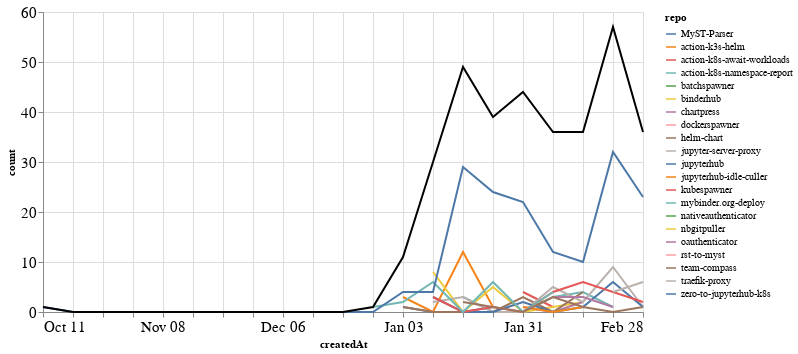

This figure's notebook cell:
### Markdown cell above
### Comments

### Code cell
comments_time = comments.groupby('repo').resample('W', on='createdAt').count()['author'].reset_index()
comments_time = comments_time.rename(columns={'author': 'count'})
comments_time_total = comments_time.groupby('createdAt').agg({"count": "sum"}).reset_index()
ch1 = alt.Chart(comments_time, width=600).mark_line().encode(
    x='createdAt',
    y='count',
    color='repo',
    tooltip="repo"
)

ch2 = alt.Chart(comments_time_total, width=600).mark_line(color="black").encode(
    x='createdAt',
    y='count',
)

ch1 + ch2

### Figure 1 — Vega-Lite specification as saved in the notebook (floating-point values rounded to 4 significant figures)
{"config": {"axisLeft": {"labelFontSize": 15}, "axisBottom": {"labelFontSize": 15}}, "layer": [{"data": {"name": "data-7e453a8d8a0eaee060173fd5c77a2d10"}, "mark": "line", "encoding": {"color": {"type": "nominal", "field": "repo"}, "tooltip": {"type": "nominal", "field": "repo"}, "x": {"type": "temporal", "field": "createdAt"}, "y": {"type": "quantitative", "field": "count"}}, "width": 600}, {"data": {"name": "data-258c2e50c1857bb8d2ef1cb34d4a9ce0"}, "mark": {"type": "line", "color": "black"}, "encoding": {"x": {"type": "temporal", "field": "createdAt"}, "y": {"type": "quantitative", "field": "count"}}, "width": 600}], "$schema": "https://vega.github.io/schema/vega-lite/v4.8.1.json", "datasets": {"data-7e453a8d8a0eaee060173fd5c77a2d10": [{"repo": "MyST-Parser", "createdAt": "2021-01-03T00:00:00", "count": 1}, {"repo": "MyST-Parser", "createdAt": "2021-01-10T00:00:00", "count": 0}, {"repo": "MyST-Parser", "createdAt": "2021-01-17T00:00:00", "count": 0}, {"repo": "MyST-Parser", "createdAt": "2021-01-24T00:00:00", "count": 1}, {"repo": "action-k3s-helm", "createdAt": "2021-01-03T00:00:00", "count": 3}, {"repo": "action-k3s-helm", "createdAt": "2021-01-10T00:00:00", "count": 0}, {"repo": "action-k3s-helm", "createdAt": "2021-01-17T00:00:00", "count": 12}, {"repo": "action-k3s-helm", "createdAt": "2021-01-24T00:00:00", "count": 1}, {"repo": "action-k8s-await-workloads", "createdAt": "2021-01-31T00:00:00", "count": 4}, {"repo": "action-k8s-await-workloads", "createdAt": "2021-02-07T00:00:00", "count": 1}, {"repo": "action-k8s-namespace-report", "createdAt": "2021-01-17T00:00:00", "count": 3}, {"repo": "action-k8s-namespace-report", "createdAt": "2021-01-24T00:00:00", "count": 0}, {"repo": "action-k8s-namespace-report", "createdAt": "2021-01-31T00:00:00", "count": 0}, {"repo": "action-k8s-namespace-report", "createdAt": "2021-02-07T00:00:00", "count": 3}, {"repo": "action-k8s-namespace-report", "createdAt": "2021-02-14T00:00:00", "count": 4}, {"repo": "action-k8s-namespace-report", "createdAt": "2021-02-21T00:00:00", "count": 1}, {"repo": "batchspawner", "createdAt": "2021-01-31T00:00:00", "count": 8}, {"repo": "binderhub", "createdAt": "2021-01-10T00:00:00", "count": 8}, {"repo": "binderhub", "createdAt": "2021-01-17T00:00:00", "count": 0}, {"repo": "binderhub", "createdAt": "2021-01-24T00:00:00", "count": 5}, {"repo": "binderhub", "createdAt": "2021-01-31T00:00:00", "count": 0}, {"repo": "binderhub", "createdAt": "2021-02-07T00:00:00", "count": 1}, {"repo": "binderhub", "createdAt": "2021-02-14T00:00:00", "count": 2}, {"repo": "chartpress", "createdAt": "2021-01-31T00:00:00", "count": 1}, {"repo": "chartpress", "createdAt": "2021-02-07T00:00:00", "count": 0}, {"repo": "chartpress", "createdAt": "2021-02-14T00:00:00", "count": 2}, {"repo": "dockerspawner", "createdAt": "2021-02-28T00:00:00", "count": 2}, {"repo": "helm-chart", "createdAt": "2021-01-03T00:00:00", "count": 1}, {"repo": "helm-chart", "createdAt": "2021-01-10T00:00:00", "count": 0}, {"repo": "helm-chart", "createdAt": "2021-01-17T00:00:00", "count": 0}, {"repo": "helm-chart", "createdAt": "2021-01-24T00:00:00", "count": 0}, {"repo": "helm-chart", "createdAt": "2021-01-31T00:00:00", "count": 3}, {"repo": "helm-chart", "createdAt": "2021-02-07T00:00:00", "count": 0}, {"repo": "helm-chart", "createdAt": "2021-02-14T00:00:00", "count": 4}, {"repo": "jupyter-server-proxy", "createdAt": "2021-01-10T00:00:00", "count": 2}, {"repo": "jupyter-server-proxy", "createdAt": "2021-01-17T00:00:00", "count": 3}, {"repo": "jupyter-server-proxy", "createdAt": "2021-01-24T00:00:00", "count": 0}, {"repo": "jupyter-server-proxy", "createdAt": "2021-01-31T00:00:00", "count": 0}, {"repo": "jupyter-server-proxy", "createdAt": "2021-02-07T00:00:00", "count": 5}, {"repo": "jupyter-server-proxy", "createdAt": "2021-02-14T00:00:00", "count": 2}, {"repo": "jupyter-server-proxy", "createdAt": "2021-02-21T00:00:00", "count": 9}, {"repo": "jupyter-server-proxy", "createdAt": "2021-02-28T00:00:00", "count": 1}, {"repo": "jupyterhub", "createdAt": "2021-01-10T00:00:00", "count": 3}, {"repo": "jupyterhub", "createdAt": "2021-01-17T00:00:00", "count": 0}, {"repo": "jupyterhub", "createdAt": "2021-01-24T00:00:00", "count": 0}, {"repo": "jupyterhub", "createdAt": "2021-01-31T00:00:00", "count": 2}, {"repo": "jupyterhub", "createdAt": "2021-02-07T00:00:00", "count": 0}, {"repo": "jupyterhub", "createdAt": "2021-02-14T00:00:00", "count": 1}, {"repo": "jupyterhub", "createdAt": "2021-02-21T00:00:00", "count": 6}, {"repo": "jupyterhub", "createdAt": "2021-02-28T00:00:00", "count": 1}, {"repo": "jupyterhub-idle-culler", "createdAt": "2021-01-31T00:00:00", "count": 1}, {"repo": "jupyterhub-idle-culler", "createdAt": "2021-02-07T00:00:00", "count": 0}, {"repo": "jupyterhub-idle-culler", "createdAt": "2021-02-14T00:00:00", "count": 1}, {"repo": "kubespawner", "createdAt": "2021-01-10T00:00:00", "count": 3}, {"repo": "kubespawner", "createdAt": "2021-01-17T00:00:00", "count": 0}, {"repo": "kubespawner", "createdAt": "2021-01-24T00:00:00", "count": 1}, {"repo": "kubespawner", "createdAt": "2021-01-31T00:00:00", "count": 0}, {"repo": "kubespawner", "createdAt": "2021-02-07T00:00:00", "count": 4}, {"repo": "kubespawner", "createdAt": "2021-02-14T00:00:00", "count": 6}, {"repo": "kubespawner", "createdAt": "2021-02-21T00:00:00", "count": 4}, {"repo": "kubespawner", "createdAt": "2021-02-28T00:00:00", "count": 2}, {"repo": "mybinder.org-deploy", "createdAt": "2020-12-27T00:00:00", "count": 1}, {"repo": "mybinder.org-deploy", "createdAt": "2021-01-03T00:00:00", "count": 2}, {"repo": "mybinder.org-deploy", "createdAt": "2021-01-10T00:00:00", "count": 6}, {"repo": "mybinder.org-deploy", "createdAt": "2021-01-17T00:00:00", "count": 0}, {"repo": "mybinder.org-deploy", "createdAt": "2021-01-24T00:00:00", "count": 6}, {"repo": "mybinder.org-deploy", "createdAt": "2021-01-31T00:00:00", "count": 0}, {"repo": "mybinder.org-deploy", "createdAt": "2021-02-07T00:00:00", "count": 4}, {"repo": "nativeauthenticator", "createdAt": "2021-01-31T00:00:00", "count": 3}, {"repo": "nbgitpuller", "createdAt": "2021-01-10T00:00:00", "count": 3}, {"repo": "oauthenticator", "createdAt": "2021-02-07T00:00:00", "count": 3}, {"repo": "oauthenticator", "createdAt": "2021-02-14T00:00:00", "count": 3}, {"repo": "oauthenticator", "createdAt": "2021-02-21T00:00:00", "count": 1}, {"repo": "rst-to-myst", "createdAt": "2021-01-10T00:00:00", "count": 1}, {"repo": "team-compass", "createdAt": "2021-01-17T00:00:00", "count": 2}, {"repo": "team-compass", "createdAt": "2021-01-24T00:00:00", "count": 1}, {"repo": "team-compass", "createdAt": "2021-01-31T00:00:00", "count": 0}, {"repo": "team-compass", "createdAt": "2021-02-07T00:00:00", "count": 3}, {"repo": "team-compass", "createdAt": "2021-02-14T00:00:00", "count": 1}, {"repo": "team-compass", "createdAt": "2021-02-21T00:00:00", "count": 0}, {"repo": "team-compass", "createdAt": "2021-02-28T00:00:00", "count": 1}, {"repo": "traefik-proxy", "createdAt": "2021-02-21T00:00:00", "count": 4}, {"repo": "traefik-proxy", "createdAt": "2021-02-28T00:00:00", "count": 6}, {"repo": "zero-to-jupyterhub-k8s", "createdAt": "2020-10-11T00:00:00", "count": 1}, {"repo": "zero-to-jupyterhub-k8s", "createdAt": "2020-10-18T00:00:00", "count": 0}, {"repo": "zero-to-jupyterhub-k8s", "createdAt": "2020-10-25T00:00:00", "count": 0}, {"repo": "zero-to-jupyterhub-k8s", "createdAt": "2020-11-01T00:00:00", "count": 0}, {"repo": "zero-to-jupyterhub-k8s", "createdAt": "2020-11-08T00:00:00", "count": 0}, {"repo": "zero-to-jupyterhub-k8s", "createdAt": "2020-11-15T00:00:00", "count": 0}, {"repo": "zero-to-jupyterhub-k8s", "createdAt": "2020-11-22T00:00:00", "count": 0}, {"repo": "zero-to-jupyterhub-k8s", "createdAt": "2020-11-29T00:00:00", "count": 0}, {"repo": "zero-to-jupyterhub-k8s", "createdAt": "2020-12-06T00:00:00", "count": 0}, {"repo": "zero-to-jupyterhub-k8s", "createdAt": "2020-12-13T00:00:00", "count": 0}, {"repo": "zero-to-jupyterhub-k8s", "createdAt": "2020-12-20T00:00:00", "count": 0}, {"repo": "zero-to-jupyterhub-k8s", "createdAt": "2020-12-27T00:00:00", "count": 0}, {"repo": "zero-to-jupyterhub-k8s", "createdAt": "2021-01-03T00:00:00", "count": 4}, {"repo": "zero-to-jupyterhub-k8s", "createdAt": "2021-01-10T00:00:00", "count": 4}, {"repo": "zero-to-jupyterhub-k8s", "createdAt": "2021-01-17T00:00:00", "count": 29}, {"repo": "zero-to-jupyterhub-k8s", "createdAt": "2021-01-24T00:00:00", "count": 24}, {"repo": "zero-to-jupyterhub-k8s", "createdAt": "2021-01-31T00:00:00", "count": 22}, {"repo": "zero-to-jupyterhub-k8s", "createdAt": "2021-02-07T00:00:00", "count": 12}, {"repo": "zero-to-jupyterhub-k8s", "createdAt": "2021-02-14T00:00:00", "count": 10}, {"repo": "zero-to-jupyterhub-k8s", "createdAt": "2021-02-21T00:00:00", "count": 32}, {"repo": "zero-to-jupyterhub-k8s", "createdAt": "2021-02-28T00:00:00", "count": 23}], "data-258c2e50c1857bb8d2ef1cb34d4a9ce0": [{"createdAt": "2020-10-11T00:00:00", "count": 1}, {"createdAt": "2020-10-18T00:00:00", "count": 0}, {"createdAt": "2020-10-25T00:00:00", "count": 0}, {"createdAt": "2020-11-01T00:00:00", "count": 0}, {"createdAt": "2020-11-08T00:00:00", "count": 0}, {"createdAt": "2020-11-15T00:00:00", "count": 0}, {"createdAt": "2020-11-22T00:00:00", "count": 0}, {"createdAt": "2020-11-29T00:00:00", "count": 0}, {"createdAt": "2020-12-06T00:00:00", "count": 0}, {"createdAt": "2020-12-13T00:00:00", "count": 0}, {"createdAt": "2020-12-20T00:00:00", "count": 0}, {"createdAt": "2020-12-27T00:00:00", "count": 1}, {"createdAt": "2021-01-03T00:00:00", "count": 11}, {"createdAt": "2021-01-10T00:00:00", "count": 30}, {"createdAt": "2021-01-17T00:00:00", "count": 49}, {"createdAt": "2021-01-24T00:00:00", "count": 39}, {"createdAt": "2021-01-31T00:00:00", "count": 44}, {"createdAt": "2021-02-07T00:00:00", "count": 36}, {"createdAt": "2021-02-14T00:00:00", "count": 36}, {"createdAt": "2021-02-21T00:00:00", "count": 57}, {"createdAt": "2021-02-28T00:00:00", "count": 36}]}}
